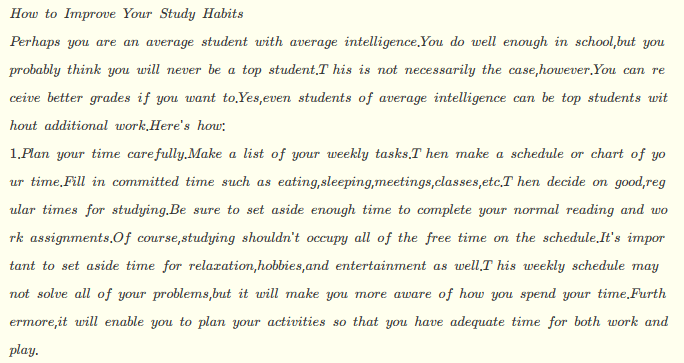
#> input picture test.png, 684 x 363 px
$ python opencv5.py --image test.png
#> lines starting #> are read from the running program, lines starting #| are printed output that depends on the picture
import numpy as np
import cv2
import argparse

def translate(image,x,y):
    M = np.float32([[1,0,x],[0,1,y]])
    shifted = cv2.warpAffine(image,M,(image.shape[1],image.shape[0]))
    return shifted

ap = argparse.ArgumentParser()
ap.add_argument('-i','--image',required = True,help = "Path to she image")
args = vars(ap.parse_args())

image = cv2.imread(args['image'])
#> image is the input picture: shape (363, 684, 3); mean B, G, R 226.9, 242.9, 242.9
cv2.imshow("original",image)

shifted = translate(image,0,100)
#> in translate, `shifted = cv2.warpAffine(image,M,(image.shape[1],image.shape[0]))`:
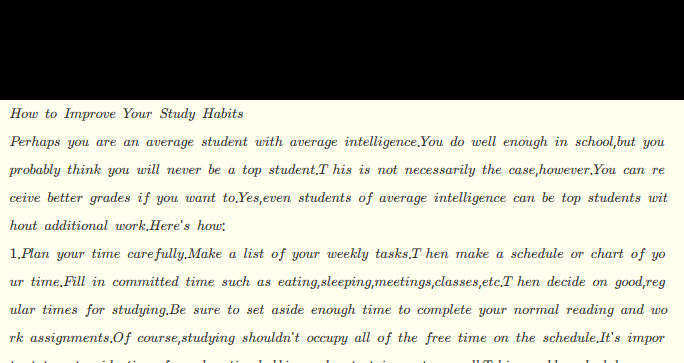
#> shifted: shape (363, 684, 3); mean B, G, R 164.4, 175.9, 175.9
cv2.imshow("Shifted down",shifted)

shifted = translate(image,0,-100)
#> call 2 of translate, with x = 0, y = -100
#> in translate (call 2), `shifted = cv2.warpAffine(image,M,(image.shape[1],image.shape[0]))`:
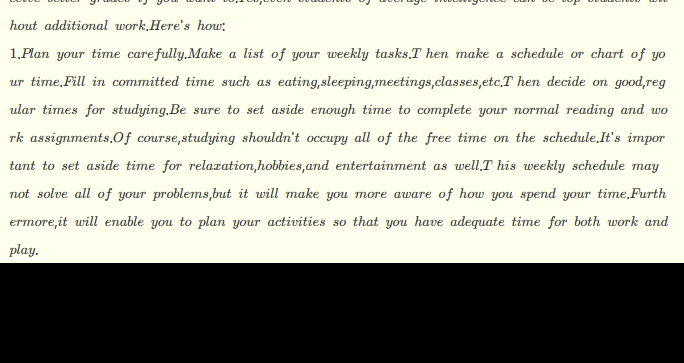
#> shifted: shape (363, 684, 3); mean B, G, R 164.5, 176, 176
cv2.imshow("Shifted up",shifted)

shifted = translate(image,50,0)
#> call 3 of translate, with x = 50, y = 0
#> in translate (call 3), `shifted = cv2.warpAffine(image,M,(image.shape[1],image.shape[0]))`:
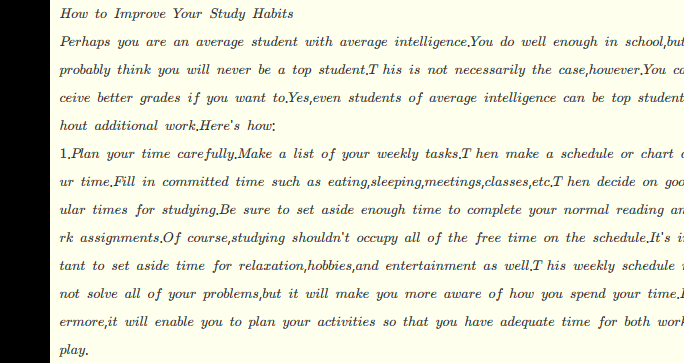
#> shifted: shape (363, 684, 3); mean B, G, R 210, 224.8, 224.8
cv2.imshow("Shifted right",shifted)

shifted = translate(image,-50,0)
#> call 4 of translate, with x = -50, y = 0
#> in translate (call 4), `shifted = cv2.warpAffine(image,M,(image.shape[1],image.shape[0]))`:
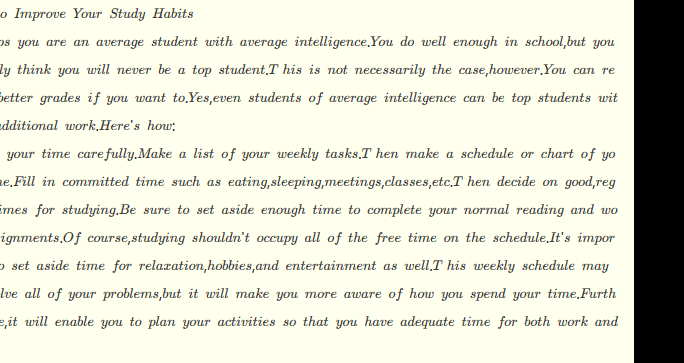
#> shifted: shape (363, 684, 3); mean B, G, R 210.4, 225.2, 225.2
cv2.imshow("Shifted left",shifted)

cv2.waitKey(0)
